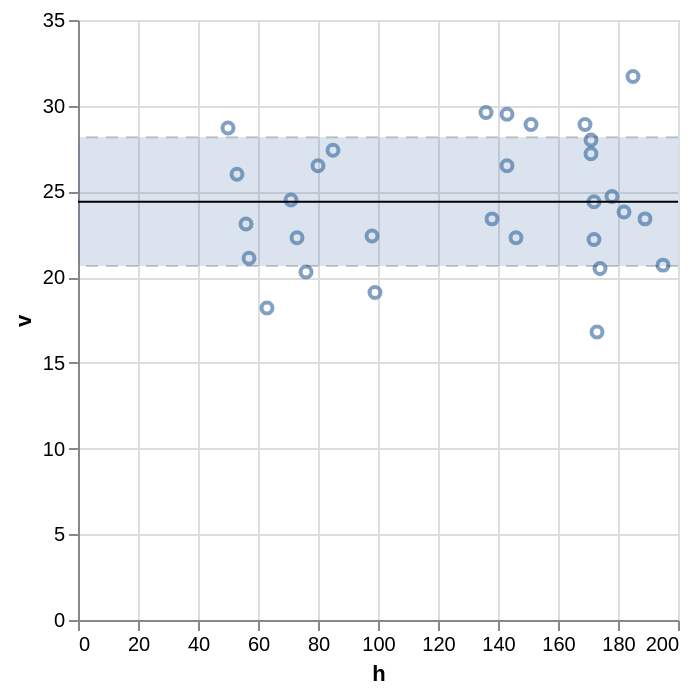

The Vega-Lite source for this figure:
### Vega-Lite specification from a JSON file in a GitHub repository (floating-point values rounded to 4 significant figures)
{"$schema": "https://vega.github.io/schema/vega-lite/v6.json", "data": {"values": [{"t": "2000-09-16", "v": 16.8, "h": 173}, {"t": "2000-07-10", "v": 22.4, "h": 98}, {"t": "2000-02-13", "v": 18.2, "h": 63}, {"t": "2000-02-10", "v": 20.7, "h": 195}, {"t": "2000-03-18", "v": 23.1, "h": 56}, {"t": "2000-02-13", "v": 22.3, "h": 146}, {"t": "2001-03-14", "v": 27.2, "h": 171}, {"t": "2001-02-11", "v": 20.5, "h": 174}, {"t": "2001-08-17", "v": 20.3, "h": 76}, {"t": "2001-06-14", "v": 22.2, "h": 172}, {"t": "2001-03-18", "v": 31.7, "h": 185}, {"t": "2001-06-12", "v": 23.4, "h": 189}, {"t": "2002-01-18", "v": 22.3, "h": 73}, {"t": "2002-05-18", "v": 29.5, "h": 143}, {"t": "2002-03-15", "v": 24.7, "h": 178}, {"t": "2002-06-13", "v": 19.1, "h": 99}, {"t": "2002-04-16", "v": 23.8, "h": 182}, {"t": "2002-08-15", "v": 21.1, "h": 57}, {"t": "2003-01-14", "v": 23.4, "h": 138}, {"t": "2003-08-15", "v": 26.5, "h": 143}, {"t": "2003-02-13", "v": 29.6, "h": 136}, {"t": "2003-04-17", "v": 28.7, "h": 50}, {"t": "2003-08-15", "v": 26.5, "h": 80}, {"t": "2003-07-13", "v": 24.4, "h": 172}, {"t": "2004-03-16", "v": 28.9, "h": 151}, {"t": "2004-08-16", "v": 24.5, "h": 71}, {"t": "2004-03-12", "v": 28.9, "h": 169}, {"t": "2004-03-19", "v": 28.0, "h": 171}, {"t": "2004-06-12", "v": 26.0, "h": 53}, {"t": "2004-02-18", "v": 27.4, "h": 85}]}, "layer": [{"mark": "point", "encoding": {"x": {"field": "h", "type": "quantitative"}, "y": {"field": "v", "type": "quantitative"}}}, {"mark": {"type": "errorband", "extent": "stdev", "opacity": 0.2, "borders": {"strokeDash": [6, 4]}}, "encoding": {"y": {"field": "v", "type": "quantitative"}}}, {"mark": "rule", "encoding": {"y": {"field": "v", "type": "quantitative", "aggregate": "mean"}}}]}
